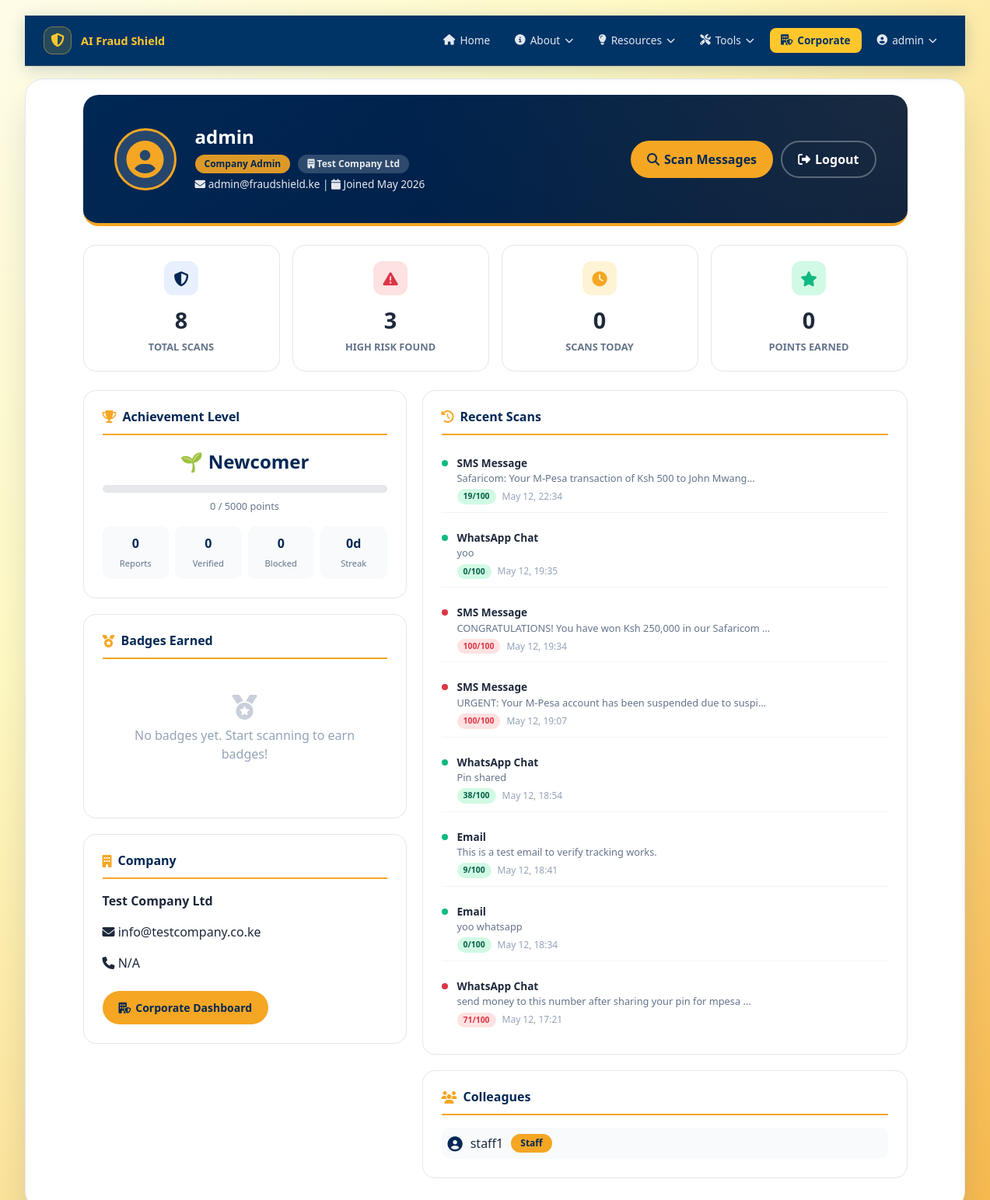
/profile/ (signed in), run on an earlier commit of the app's database.
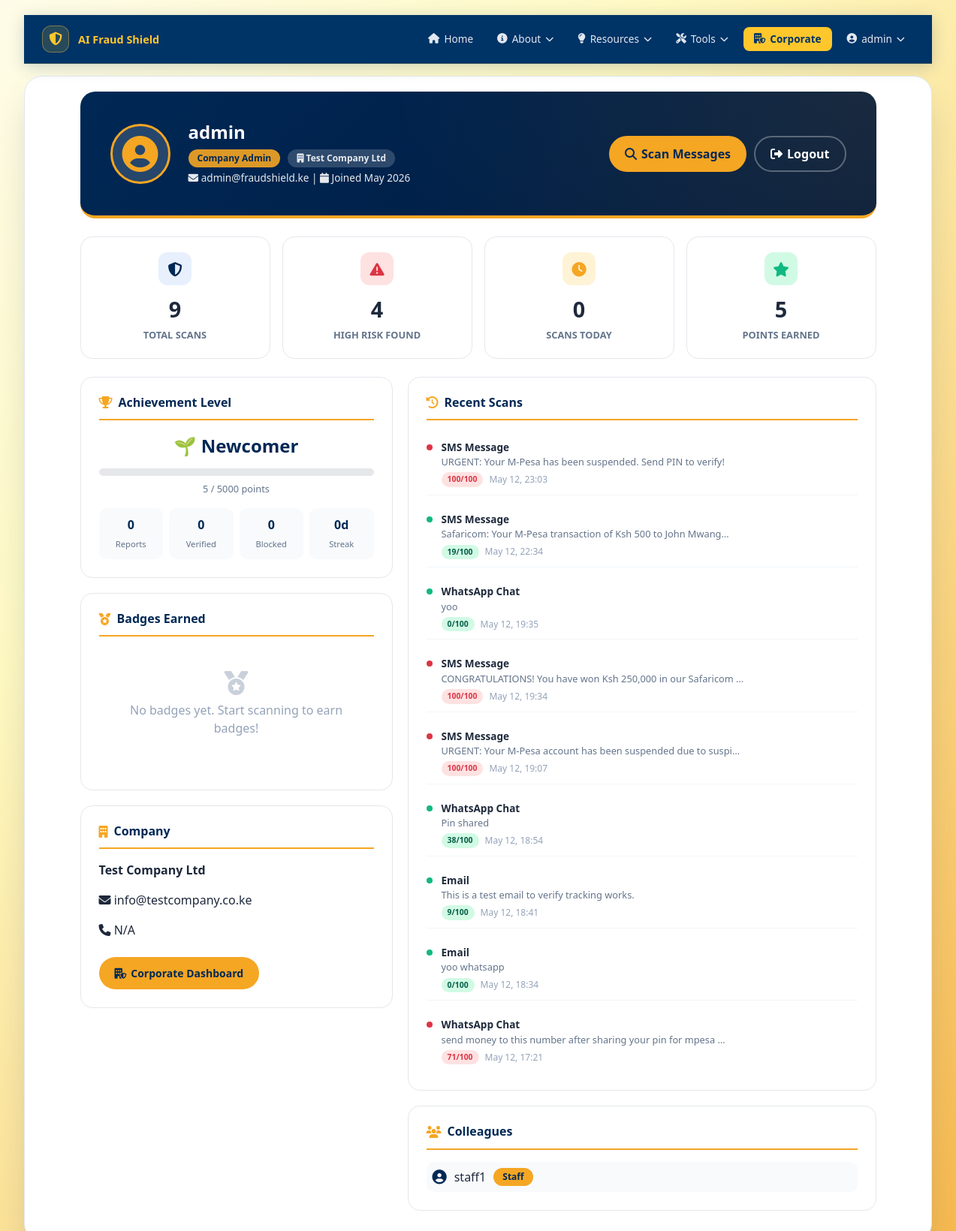
And on a later commit of the database.
### detector/models.py (models this page shows, shortened)
class ScamReport(models.Model):
    REPORT_TYPES = [
        ('SMS', 'SMS Message'),
        ('EMAIL', 'Email'),
        ('URL', 'Website Link'),
        ('PHONE', 'Phone Number'),
        ('WHATSAPP', 'WhatsApp Chat'),
        ('SCREENSHOT', 'Screenshot'),
        ('CALL', 'Phone Call'),
        ('TELEGRAM', 'Telegram Message'),
        ('USSD', 'USSD Report'),
        ('WEB', 'Web Page'),
    ]
    user = models.ForeignKey(User, on_delete=models.CASCADE, null=True, blank=True, related_name='scam_reports')
    company = models.ForeignKey(Company, on_delete=models.SET_NULL, null=True, blank=True, related_name='company_reports')
    report_type = models.CharField(max_length=20, choices=REPORT_TYPES)
    content = models.TextField()
    risk_score = models.IntegerField()
    risk_level = models.CharField(max_length=20)
    reported_by = models.CharField(max_length=100, blank=True, null=True)
    date_reported = models.DateTimeField(auto_now_add=True)
    county = models.CharField(max_length=100, blank=True, null=True)
    latitude = models.FloatField(blank=True, null=True)
    longitude = models.FloatField(blank=True, null=True)
    ip_address = models.CharField(max_length=50, blank=True, null=True)
    class Meta:
        ordering = ['-date_reported']
        verbose_name = 'Scam Report'
        verbose_name_plural = 'Scam Reports'
        indexes = [
            models.Index(fields=['risk_score'], name='idx_scam_score'),
            models.Index(fields=['report_type'], name='idx_scam_type'),
            models.Index(fields=['date_reported'], name='idx_scam_date'),
            models.Index(fields=['user'], name='idx_scam_user'),
            models.Index(fields=['company'], name='idx_scam_company'),
        ]

class UserProfile(models.Model):
    ROLE_CHOICES = [
        ('SUPER_ADMIN', 'Super Admin'),
        ('COMPANY_ADMIN', 'Company Admin'),
        ('STAFF', 'Staff'),
        ('INDIVIDUAL', 'Individual User'),
    ]
    user = models.OneToOneField(User, on_delete=models.CASCADE)
    company = models.ForeignKey(Company, on_delete=models.SET_NULL, null=True, blank=True, related_name='userprofile_set')
    role = models.CharField(max_length=20, choices=ROLE_CHOICES, default='INDIVIDUAL')
    phone = models.CharField(max_length=15, blank=True)
    department = models.CharField(max_length=100, blank=True)
    is_active = models.BooleanField(default=True)
    created_at = models.DateTimeField(auto_now_add=True)
    alert_subscription = models.BooleanField(default=False)
    alert_frequency = models.CharField(max_length=10, choices=[
        ('DAILY', 'Daily'),
        ('WEEKLY', 'Weekly'),
        ('INSTANT', 'Instant'),
    ], default='DAILY')
    alert_email = models.EmailField(null=True, blank=True)
    alert_phone = models.CharField(max_length=20, null=True, blank=True)
    takedown_notifications = models.BooleanField(default=True)
    class Meta:
        indexes = [
            models.Index(fields=['role'], name='idx_profile_role'),
            models.Index(fields=['company'], name='idx_profile_company'),
        ]

class UserPoints(models.Model):
    user = models.OneToOneField(User, on_delete=models.CASCADE, related_name='points')
    total_points = models.IntegerField(default=0)
    reports_submitted = models.IntegerField(default=0)
    scams_verified = models.IntegerField(default=0)
    numbers_blocked = models.IntegerField(default=0)
    current_streak = models.IntegerField(default=0)
    longest_streak = models.IntegerField(default=0)
    last_activity = models.DateTimeField(auto_now=True)
    def get_level(self):
        if self.total_points >= 5000: return "🛡️ Grandmaster"
        if self.total_points >= 2000: return "🔰 Expert"
        if self.total_points >= 1000: return "⭐ Advanced"
        if self.total_points >= 500: return "🔍 Scout"
        if self.total_points >= 200: return "👶 Beginner"
        return "🌱 Newcomer"

### detector/views.py (the view)
# urls.py: path('profile/', views.profile_page, name='profile'),
@login_required
def profile_page(request):
    user = request.user
    try:
        profile = user.userprofile
    except:
        profile = None
    try:
        user_points = UserPoints.objects.get(user=user)
        badges = UserBadge.objects.filter(user=user).select_related('badge')
    except:
        user_points = None
        badges = []
    user_reports = ScamReport.objects.filter(user=user).order_by('-date_reported')[:20]
    total_scans = ScamReport.objects.filter(user=user).count()
    high_risk_found = ScamReport.objects.filter(user=user, risk_score__gte=70).count()
    scans_today = ScamReport.objects.filter(user=user, date_reported__date=timezone.now().date()).count()
    company = profile.company if profile else None
    colleagues = []
    if company and profile.role in ['COMPANY_ADMIN', 'SUPER_ADMIN']:
        colleagues = UserProfile.objects.filter(company=company).exclude(user=user).select_related('user')[:10]
    context = {
        'profile': profile,
        'user_points': user_points,
        'badges': badges,
        'user_reports': user_reports,
        'total_scans': total_scans,
        'high_risk_found': high_risk_found,
        'scans_today': scans_today,
        'company': company,
        'colleagues': colleagues,
    }
    return render(request, 'detector/profile.html', context)

### detector/templates/detector/profile.html (shortened to what the changed rows need)
{% extends 'base.html' %}
{% load static %}
{% block content %}
<div class="profile-page">
    <div class="profile-header">
        <div class="profile-header-content">
            <div class="profile-info">
                <h1>{{ user.username }}</h1>
            </div>
        </div>
    </div>
    <div class="profile-content">
        <div class="profile-stats">
            <div class="profile-stat-card">
                <div class="stat-icon navy"><i class="fas fa-shield-alt"></i></div>
                <div class="stat-value">{{ total_scans }}</div>
                <div class="stat-label">Total Scans</div>
            </div>
            <div class="profile-stat-card">
                <div class="stat-icon danger"><i class="fas fa-exclamation-triangle"></i></div>
                <div class="stat-value">{{ high_risk_found }}</div>
                <div class="stat-label">High Risk Found</div>
            </div>
            <div class="profile-stat-card">
                <div class="stat-icon success"><i class="fas fa-star"></i></div>
                <div class="stat-value">{{ user_points.total_points|default:0 }}</div>
                <div class="stat-label">Points Earned</div>
            </div>
        </div>
        <div class="profile-grid">
            <div class="profile-left">
                <div class="profile-card">
                    <div class="level-display">
                        <div class="level-badge">{{ user_points.get_level|default:'🌱 Newcomer' }}</div>
                        <div class="points-bar-wrapper">
                        </div>
                        <p class="points-text">{{ user_points.total_points|default:0 }} / 5000 points</p>
                    </div>
                    <div class="mini-stats">
                        <div class="mini-stat">
                            <span class="mini-value">{{ user_points.reports_submitted|default:0 }}</span>
                            <span class="mini-label">Reports</span>
                        </div>
                        <div class="mini-stat">
                            <span class="mini-value">{{ user_points.scams_verified|default:0 }}</span>
                            <span class="mini-label">Verified</span>
                        </div>
                        <div class="mini-stat">
                            <span class="mini-value">{{ user_points.numbers_blocked|default:0 }}</span>
                            <span class="mini-label">Blocked</span>
                        </div>
                        <div class="mini-stat">
                            <span class="mini-value">{{ user_points.current_streak|default:0 }}d</span>
                            <span class="mini-label">Streak</span>
                        </div>
                    </div>
                </div>
            </div>
            <div class="profile-right">
                <div class="profile-card">
                    {% if user_reports %}
                    <div class="activity-list">
                        {% for report in user_reports %}
                        <div class="activity-item">
                            <div class="activity-dot {% if report.risk_score >= 70 %}danger{% elif report.risk_score >= 40 %}warning{% else %}success{% endif %}"></div>
                            <div class="activity-content">
                                <div class="activity-type">{{ report.get_report_type_display }}</div>
                                <div class="activity-preview">{{ report.content|truncatechars:60 }}</div>
                                <div class="activity-meta">
                                    <span class="badge-risk {% if report.risk_score >= 70 %}HIGH{% elif report.risk_score >= 40 %}MEDIUM{% else %}LOW{% endif %}">
                                        {{ report.risk_score }}/100
                                    </span>
                                    <span class="activity-date">{{ report.date_reported|date:"M d, H:i" }}</span>
                                </div>
                            </div>
                        </div>
                        {% endfor %}
                    </div>
                    {% else %}
                    <div class="empty-state">
                        <i class="fas fa-search"></i>
                        <p>No scans yet. <a href="/">Start scanning now!</a></p>
                    </div>
                    {% endif %}
                </div>
                {% if colleagues %}
                <div class="profile-card">
                    <div class="colleagues-list">
                        {% for colleague in colleagues %}
                        <div class="colleague-item">
                            <i class="fas fa-user-circle"></i>
                            <span>{{ colleague.user.username }}</span>
                            <span class="badge-role {{ colleague.role }}">{{ colleague.get_role_display }}</span>
                        </div>
                        {% endfor %}
                    </div>
                </div>
                {% endif %}
            </div>
        </div>
    </div>
</div>
{% endblock %}

What changed in the data, as far as the page shows it:
added UserPoints: total_points "5", get_level "🌱 Newcomer", reports_submitted "0", scams_verified "0", numbers_blocked "0", current_streak "0"
added ScamReport: report_type "SMS Message", content "URGENT: Your M-Pesa has been suspended. Send PIN to verify!", risk_score "100", date_reported "May 12, 23:03"
Also different on the page:
{{ total_scans }}: "8" → "9"
{{ high_risk_found }}: "3" → "4"
{{ user_points.total_points|default:0 }}: "0" → (not shown)
{{ user_points.get_level|default:'🌱 Newcomer' }}: "🌱 Newcomer" → (not shown)
{{ user_points.reports_submitted|default:0 }}: "0" → (not shown)
{{ user_points.scams_verified|default:0 }}: "0" → (not shown)
{{ user_points.numbers_blocked|default:0 }}: "0" → (not shown)
{{ user_points.current_streak|default:0 }}: "0" → (not shown)
